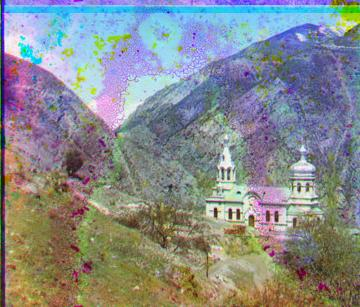
#> input picture results/00056v_NCC_Pyramid_15.jpg, 360 x 307 px, given as the content of the folder data_e, which was not available
$ python main.py
#> lines starting #> are read from the running program, lines starting #| are printed output that depends on the picture; pictures that were not available may be replaced by others from this repository, and a replacement may not be noted
#> in process_single_image, image_Z is the input picture: shape (307, 360, 3); mean R, G, B 134.7, 138.3, 140.4
### code_e/utils_e.py
import numpy as np
import skimage as sk
import skimage.io as skio
import matplotlib.pyplot as plt
import os

Green_shift_X = []
Green_shift_Y = []
Red_shift_X = []
Red_shift_Y = []

def goruntu_hizalama(image_Z, crop_amount):
    """
    Renkli görüntüyü kırpar ve renk kanallarını ayırır.
    Args:
        image_Z (ndarray): Giriş renkli görüntü.
        crop_amount (float): Görüntünün kırpılma yüzdesi.
    Returns:
        red_channel (ndarray): Kırpılmış kırmızı kanal.
        blue_channel (ndarray): Kırpılmış mavi kanal.
        green_channel (ndarray): Kırpılmış yeşil kanal.
    """
#> called with crop_amount = 5
    original_height = image_Z.shape[0]
#> original_height = 307
    original_width = image_Z.shape[1]
#> original_width = 360

    reduc_height = int(original_height / 3)
#> reduc_height = 102
    reduc_width = int(original_width)
#> reduc_width = 360

    blue_channel = image_Z[:reduc_height]
    green_channel = image_Z[reduc_height: 2 * reduc_height]
    red_channel = image_Z[2 * reduc_height: 3 * reduc_height]

    crop_height = int(reduc_height * (crop_amount / 100))
#> crop_height = 5
    crop_width = int(reduc_width * (crop_amount / 100))
#> crop_width = 18

    left_crop = crop_width
#> left_crop = 18
    right_crop = reduc_width - crop_width
#> right_crop = 342
    top_crop = crop_height
#> top_crop = 5
    bottom_crop = reduc_height - crop_height
#> bottom_crop = 97

    red_channel = red_channel[top_crop:bottom_crop, left_crop:right_crop]
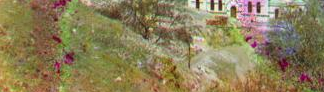
#> red_channel: shape (92, 324, 3); mean R, G, B 139.9, 126.7, 88.5
    blue_channel = blue_channel[top_crop:bottom_crop, left_crop:right_crop]
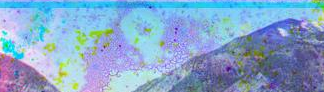
#> blue_channel: shape (92, 324, 3); mean R, G, B 132.8, 166, 202.8
    green_channel = green_channel[top_crop:bottom_crop, left_crop:right_crop]
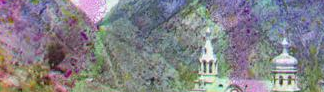
#> green_channel: shape (92, 324, 3); mean R, G, B 131.5, 130.7, 136.2

    return red_channel, blue_channel, green_channel

# [109 lines left out: functions save_and_display_results, auto_border_crop, not called in this run]

### code_e/alignment.py
# alignment.py

import numpy as np
import skimage as sk
import skimage.transform


Green_shift_X = []
Green_shift_Y = []
Red_shift_X = []
Red_shift_Y = []


def NCC(red_channel, green_channel, blue_channel, search):
    """
    Normalleştirilmiş Çapraz Korelasyon (NCC) kullanarak optimal kaymayı bulur.
    """
#> called with red_channel = array of shape (6, 20, 3), green_channel = array of shape (6, 20, 3), blue_channel = array of shape (6, 20, 3), search = 15
    # 1. Olası Kaymaları Listeleme
    axis_shift_list = []
    for x_axis in range (-search, search+1):
        for y_axis in range(-search, search+1):
            axis_shift_list.append([x_axis, y_axis])

    # --- YEŞİL KANAL İÇİN NCC ---

    green_shift_list = [np.roll(green_channel, shift, axis = (0,1)) for shift in axis_shift_list]
#> green_shift_list = 961 items
    NCC_scores = []

    # Mavi kanalın normalizasyonu (sabit)
    blue_channel_norm = np.linalg.norm(blue_channel)
#> blue_channel_norm = 12.86
    blue_channel_1D = np.ravel(blue_channel)
#> blue_channel_1D = 360 values, max 0.959 at index 2, min 0.325 at index 6, mean 0.655

    for green_shift_image in green_shift_list:
        green_shift_image_norm = np.linalg.norm(green_shift_image)
        green_shift_1D = np.ravel(green_shift_image)

        # NCC Hesaplaması: np.dot (normalized vectors)
        NCC_scores.append(np.dot(green_shift_1D / green_shift_image_norm,
                                 blue_channel_1D / blue_channel_norm))
#> after the loop, NCC_scores = 961 values, max 0.968 at index 99, min 0.948 at index 109, mean 0.956

    max_index_g = NCC_scores.index(max(NCC_scores))
#> max_index_g = 99
    green_displacement = axis_shift_list[max_index_g]
#> green_displacement = [-12, -9]
    green_shift_final = np.roll(green_channel, green_displacement, axis = (0,1))

    # --- KIRMIZI KANAL İÇİN NCC ---

    red_shift_list = [np.roll(red_channel, shift, axis = (0,1)) for shift in axis_shift_list]
#> red_shift_list = 961 items
    NCC_scores = []

    for red_shift_image in red_shift_list:
        red_shift_image_norm = np.linalg.norm(red_shift_image)
        red_shift_1D = np.ravel(red_shift_image)

        # NCC Hesaplaması: np.dot (normalized vectors)
        NCC_scores.append(np.dot(red_shift_1D / red_shift_image_norm,
                                 blue_channel_1D / blue_channel_norm))
#> after the loop, NCC_scores = 961 values, max 0.919 at index 103, min 0.888 at index 173, mean 0.905

    max_index_r = NCC_scores.index(max(NCC_scores))
#> max_index_r = 103
    red_displacement = axis_shift_list[max_index_r]
#> red_displacement = [-12, -5]
    red_shift_final = np.roll(red_channel, red_displacement, axis= (0,1))

    # Basit bir NCC için bu printler gereklidir, ancak piramit içinde çağrıldığı için yorum satırı yapılır.
    # print(f"G: {max(NCC_scores):.4f} {green_displacement} | R: {max(NCC_scores):.4f} {red_displacement}")

    return green_shift_final, red_shift_final, red_displacement, green_displacement

def Image_pyramid(red_chan, green_chan, blue_chan, depth, search_range):
    """
    Görüntü Piramidi (recursive) kullanarak çok seviyeli hizalama yapar.
    """
    # 0. TEMEL DURUM (Piramidin En Altı: İnce Ayar)
    if depth == 0:
        # Arama aralığını en aza indir
        disp = int(search_range / (2**4))
        if disp == 0:
            disp = 1 # Arama aralığı minimum 1 olmalı

        return NCC(red_chan, green_chan, blue_chan, disp)

    # 1. YİNELEMELİ ADIM (Piramit Seviyeleri)
    else:

        # Görüntüleri Küçültme (Downsampling)
        red_reduced = sk.transform.rescale(red_chan, 0.5**depth, channel_axis=-1)
        blue_reduced = sk.transform.rescale(blue_chan, 0.5**depth, channel_axis=-1)
        green_reduced = sk.transform.rescale(green_chan, 0.5**depth, channel_axis=-1)

        # Arama Alanını Ayarlama (Küçük resimde geniş arama)
        disp = int(search_range / (2**(4-depth)))
        if disp == 0:
            disp = 1

        # NCC ile Kaba Kaymayı Bulma
        g_sm, r_sm, r_shft, g_shft = NCC(red_reduced, green_reduced, blue_reduced, disp)
#> r_shft = [-12, -5]; g_shft = [-12, -9]

        # Kaymayı Ölçeklendirme (Upscaling)
        r_shft[0] = int(r_shft[0]*(2**depth))
        r_shft[1] = int(r_shft[1]*(2**depth))

        g_shft[0] = int(g_shft[0]*(2**depth))
        g_shft[1] = int(g_shft[1]*(2**depth))

        # Kaymaları Toplama (Global listelere ekleme)
        Green_shift_X.append(g_shft[0])
        Green_shift_Y.append(g_shft[1])
        Red_shift_X.append(r_shft[0])
        Red_shift_Y.append(r_shft[1])

        # Kaymayı Uygulama (Tam boyuta roll)
        red_roll = np.roll(red_chan, r_shft, axis=(0,1))
        green_roll = np.roll(green_chan, g_shft, axis = (0,1))
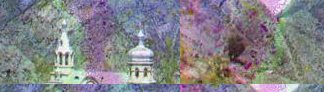
#> green_roll: shape (92, 324, 3); mean R, G, B 131.5, 130.7, 136.2

        # Bir sonraki seviyeye çağrı (daha ince ayar için)
        return Image_pyramid(red_roll, green_roll, blue_chan, depth-1, search_range)
#> call 2 of Image_pyramid, with depth = 3, search_range = 15
#> in Image_pyramid (call 2), `g_sm, r_sm, r_shft, g_shft = NCC(red_reduced, green_reduced, blue_redu..`: r_shft = [2, 1]; g_shft = [1, 1]
#> in Image_pyramid (call 2), `red_roll = np.roll(red_chan, r_shft, axis=(0,1))`:
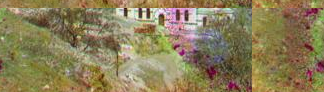
#> red_roll: shape (92, 324, 3); mean R, G, B 139.9, 126.7, 88.5
#> call 3 of NCC, with search = 3
#> in NCC (call 3), `green_shift_list = [np.roll(green_channel, shift, axis = (0,1)) for sh..`: green_shift_list = 49 items
#> in NCC (call 3), `blue_channel_norm = np.linalg.norm(blue_channel)`: blue_channel_norm = 51.09
#> in NCC (call 3), `blue_channel_1D = np.ravel(blue_channel)`: blue_channel_1D = 5589 values, max 0.988 at index 185, min 0.0885 at index 2676, mean 0.655
#> the loop in NCC (call 3), `for green_shift_image in green_shift_list:` made 49 passes
#> after the loop in NCC (call 3), `for green_shift_image in green_shift_list:`: NCC_scores = 49 values, max 0.953 at index 25, min 0.945 at index 0, mean 0.949
#> in NCC (call 3), `max_index_g = NCC_scores.index(max(NCC_scores))`: max_index_g = 25
#> in NCC (call 3), `green_displacement = axis_shift_list[max_index_g]`: green_displacement = [0, 1]
#> in NCC (call 3), `red_shift_list = [np.roll(red_channel, shift, axis = (0,1)) for shift ..`: red_shift_list = 49 items
#> the loop in NCC (call 3), `for red_shift_image in red_shift_list:` made 49 passes
#> after the loop in NCC (call 3), `for red_shift_image in red_shift_list:`: NCC_scores = 49 values, max 0.904 at index 10, min 0.9 at index 48, mean 0.903
#> in NCC (call 3), `max_index_r = NCC_scores.index(max(NCC_scores))`: max_index_r = 10
#> in NCC (call 3), `red_displacement = axis_shift_list[max_index_r]`: red_displacement = [-2, 0]
#> in NCC (call 3), `red_shift_final = np.roll(red_channel, red_displacement, axis= (0,1))`:
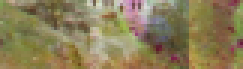
#> red_shift_final: shape (23, 81, 3) float64 (shown 3 times larger); mean R, G, B 0.549, 0.497, 0.347
#> in NCC (call 5), `blue_channel_norm = np.linalg.norm(blue_channel)`: blue_channel_norm = 52381.9
#> the loop in NCC (call 5), `for green_shift_image in green_shift_list:` made 9 passes
#> after the loop in NCC (call 5), `for green_shift_image in green_shift_list:`: NCC_scores = [0.938, 0.938, 0.938, 0.939, 0.939, 0.939, 0.939, 0.939, 0.938]
#> in NCC (call 5), `max_index_g = NCC_scores.index(max(NCC_scores))`: max_index_g = 3
#> in NCC (call 5), `green_displacement = axis_shift_list[max_index_g]`: green_displacement = [0, -1]
#> in NCC (call 5), `green_shift_final = np.roll(green_channel, green_displacement, axis = ..`:
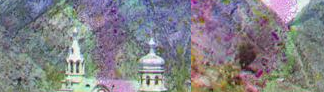
#> green_shift_final: shape (92, 324, 3); mean R, G, B 131.5, 130.7, 136.2
#> the loop in NCC (call 5), `for red_shift_image in red_shift_list:` made 9 passes
#> after the loop in NCC (call 5), `for red_shift_image in red_shift_list:`: NCC_scores = [0.889, 0.889, 0.889, 0.89, 0.89, 0.89, 0.889, 0.889, 0.889]

# [66 lines left out: function SSD, not called in this run]

### code_e/enhancement.py
import numpy as np
import cv2

# [15 lines left out: functions adjust_gamma, mask_color_range, not called in this run]

def enhance_image(img):
    """
    Görüntüyü iyileştirir: kontrast, parlaklık, keskinlik, doygunluk.
    """
    img = img.copy()

    # LAB uzayında CLAHE (parlaklık iyileştirme)
    lab = cv2.cvtColor(img, cv2.COLOR_BGR2LAB)
    l, a, b = cv2.split(lab)
    clahe = cv2.createCLAHE(clipLimit=1.0, tileGridSize=(8,8))
    l = clahe.apply(l)
    lab = cv2.merge([l,a,b])
    img = cv2.cvtColor(lab, cv2.COLOR_LAB2BGR)

    # Gamma düzeltmesi
    img = adjust_gamma(img, gamma=1.1)

    # Laplasyen keskinleştirme
    kernel = np.array([[0,-1,0],[-1,5,-1],[0,-1,0]])
    img = cv2.filter2D(img, -1, kernel)

    # HSV uzayında doygunluk artırma
    hsv = cv2.cvtColor(img, cv2.COLOR_BGR2HSV)
    h, s, v = cv2.split(hsv)
    s = cv2.equalizeHist(s)
    hsv = cv2.merge([h, s, v])
    img = cv2.cvtColor(hsv, cv2.COLOR_HSV2BGR)

    # Normalizasyon (0-255)
    out = np.empty_like(img)  # img ile aynı shape/dtype
    cv2.normalize(img, out, 0, 255, cv2.NORM_MINMAX)
    img = out

    return img

# Örnek kullanım:
# from enhancement import enhance_image
# improved = enhance_image(image)

### code_e/main.py
import time
import numpy as np
import skimage.io as skio
import matplotlib.pyplot as plt
import os
from concurrent.futures import ProcessPoolExecutor, as_completed
from enhancement import enhance_image

from code_e.utils_e import goruntu_hizalama, save_and_display_results
from code_e.alignment import Image_pyramid


Green_shift_X = []
Green_shift_Y = []
Red_shift_X = []
Red_shift_Y = []

def run_alignment_pipeline(search_range, image_name, crop_percent, pyramid_depth, img_path):
    """
    Ana hizalama ve renklendirme boru hattını çalıştırır.
    Args:
        search_range (int): Hizalama için arama aralığı.
        image_name (str): Renkli görüntü için dosya adı.
        crop_percent (float): Görüntünün kırpılma yüzdesi.
        pyramid_depth (int): Görüntü piramidinin derinliği.
        img_path (str): Giriş görüntüsünün yolu.
    """
    global Green_shift_X, Green_shift_Y, Red_shift_X, Red_shift_Y

    start_time = time.time()

    print(f"--- {image_name} için hizalama başlatılıyor ---")
    image_Z = skio.imread(img_path)

    red_channel, blue_channel, green_channel = goruntu_hizalama(image_Z, crop_percent)

    print("Hizalama için görüntü piramidi başlatılıyor...")
    green_shift_final, red_shift_final, red_displacement, green_displacement = \
        Image_pyramid(red_channel, green_channel, blue_channel, pyramid_depth, search_range)

    im_out = np.dstack((red_shift_final, green_shift_final, blue_channel))

    total_time = time.time() - start_time

    total_g_shift = [sum(Green_shift_X), sum(Green_shift_Y)]
    total_r_shift = [sum(Red_shift_X), sum(Red_shift_Y)]

    save_and_display_results(im_out, image_name, search_range, total_time, total_r_shift, total_g_shift)


def process_single_image(file_path, search=15, crop=5, depth=4):
    """
    Tek bir görüntüyü hizala, iyileştir ve kaydet.
    """
    name = os.path.splitext(os.path.basename(file_path))[0]
    print(f"Başladı -> {name}")

    start = time.time()
    image_Z = skio.imread(file_path)
    red, blue, green = goruntu_hizalama(image_Z, crop)

    g_final, r_final, r_disp, g_disp = Image_pyramid(red, green, blue, depth, search)
#> r_disp = [0, 0]; g_disp = [0, -1]
    im_out = np.dstack((r_final, g_final, blue))
    im_out = enhance_image(im_out)

    total_time = time.time() - start
    save_and_display_results(im_out, name, search, total_time, r_disp, g_disp)
    print(f"Bitti -> {name} | Süre: {total_time:.2f} sn")
    return name


def parallel_batch_process(data_folder, workers=4):
    """
    Klasördeki tüm .jpg dosyalarını paralel olarak işler.
    """
    files = [os.path.join(data_folder, f) for f in os.listdir(data_folder) if f.lower().endswith(".jpg")]

    with ProcessPoolExecutor(max_workers=workers) as executor:
        futures = {executor.submit(process_single_image, f): f for f in files}
        for future in as_completed(futures):
            try:
                result = future.result()
            except Exception as e:
                print(f"Hata: {e}")

if __name__ == "__main__":
    data_folder = "data_e"
    parallel_batch_process(data_folder, workers=8)

$ run again, on results/00106v (3)_NCC_Pyramid_15.jpg
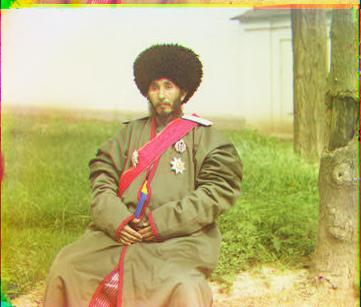
#> input picture results/00106v (3)_NCC_Pyramid_15.jpg, 361 x 307 px, given as the content of the folder data_e, which was not available
#> in process_single_image, image_Z is the input picture: shape (307, 361, 3); mean R, G, B 188.1, 178.9, 118.8
#> green_shift_list = 961 items
#> blue_channel_norm = 15.38
#> blue_channel_1D = 360 values, max 0.957 at index 300, min 0.242 at index 359, mean 0.788
#> after the loop in NCC, `for green_shift_image in green_shift_list:`: NCC_scores = 961 values, max 0.954 at index 104, min 0.933 at index 50, mean 0.941
#> max_index_g = 104
#> green_displacement = [-12, -4]
#> red_shift_list = 961 items
#> after the loop in NCC, `for red_shift_image in red_shift_list:`: NCC_scores = 961 values, max 0.952 at index 163, min 0.926 at index 108, mean 0.937
#> max_index_r = 163
#> red_displacement = [-10, -7]
#> g_shft = [-12, -4]
#> red_reduced: shape (46, 162, 3) float64
#> blue_reduced: shape (46, 162, 3) float64
#> green_reduced: shape (46, 162, 3) float64
#> green_shift_final: shape (46, 162, 3) float64
#> red_shift_final: shape (46, 162, 3) float64
#> blue_channel_norm = 62448.8
#> the loop in NCC (call 5), `for green_shift_image in green_shift_list:` made 9 passes
#> after the loop in NCC (call 5), `for green_shift_image in green_shift_list:`: NCC_scores = [0.932, 0.931, 0.931, 0.932, 0.932, 0.931, 0.932, 0.932, 0.932]
#> in NCC (call 5), `green_shift_final = np.roll(green_channel, green_displacement, axis = ..`:
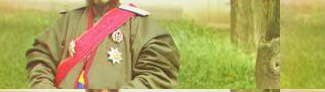
#> green_shift_final: shape (92, 325, 3); mean R, G, B 174.6, 165.1, 93.7
#> the loop in NCC (call 5), `for red_shift_image in red_shift_list:` made 9 passes
#> after the loop in NCC (call 5), `for red_shift_image in red_shift_list:`: NCC_scores = [0.934, 0.934, 0.933, 0.934, 0.934, 0.934, 0.935, 0.935, 0.935]
#> in NCC (call 5), `red_shift_final = np.roll(red_channel, red_displacement, axis= (0,1))`:
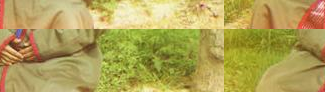
#> red_shift_final: shape (92, 325, 3); mean R, G, B 177.5, 162.1, 87.2
#> r_disp = [1, -1]

$ run again, on results/00153v_NCC_Pyramid_15.jpg
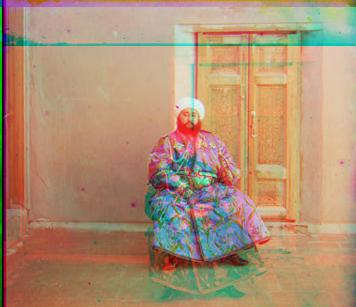
#> input picture results/00153v_NCC_Pyramid_15.jpg, 356 x 307 px, given as the content of the folder data_e, which was not available
#> in process_single_image, image_Z is the input picture: shape (307, 356, 3); mean R, G, B 175.2, 143.3, 115.7
#> green_shift_list = 961 items
#> blue_channel_norm = 12.7
#> blue_channel_1D = 360 values, max 0.881 at index 297, min 0.41 at index 344, mean 0.661
#> after the loop in NCC, `for green_shift_image in green_shift_list:`: NCC_scores = 961 values, max 0.984 at index 6, min 0.972 at index 143, mean 0.978
#> max_index_g = 6
#> green_displacement = [-15, -9]
#> red_shift_list = 961 items
#> after the loop in NCC, `for red_shift_image in red_shift_list:`: NCC_scores = 961 values, max 0.978 at index 100, min 0.961 at index 18, mean 0.97
#> max_index_r = 100
#> red_displacement = [-12, -8]
#> g_shft = [-15, -9]
#> red_reduced: shape (46, 161, 3) float64
#> blue_reduced: shape (46, 161, 3) float64
#> green_reduced: shape (46, 161, 3) float64
#> green_shift_final: shape (46, 161, 3) float64
#> red_shift_final: shape (46, 161, 3) float64
#> blue_channel_norm = 51239.5
#> the loop in NCC (call 5), `for green_shift_image in green_shift_list:` made 9 passes
#> after the loop in NCC (call 5), `for green_shift_image in green_shift_list:`: NCC_scores = [0.964, 0.964, 0.964, 0.964, 0.964, 0.964, 0.964, 0.964, 0.964]
#> max_index_g = 5
#> green_displacement = [0, 1]
#> in NCC (call 5), `green_shift_final = np.roll(green_channel, green_displacement, axis = ..`:
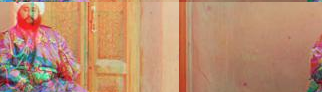
#> green_shift_final: shape (92, 322, 3); mean R, G, B 187.1, 140.8, 111.3
#> the loop in NCC (call 5), `for red_shift_image in red_shift_list:` made 9 passes
#> after the loop in NCC (call 5), `for red_shift_image in red_shift_list:`: NCC_scores = [0.955, 0.955, 0.955, 0.955, 0.955, 0.955, 0.955, 0.955, 0.955]
#> in NCC (call 5), `red_shift_final = np.roll(red_channel, red_displacement, axis= (0,1))`:
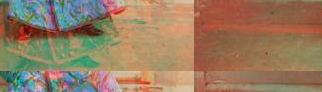
#> red_shift_final: shape (92, 322, 3); mean R, G, B 151.1, 124, 97
#> r_disp = [1, 0]; g_disp = [0, 1]
